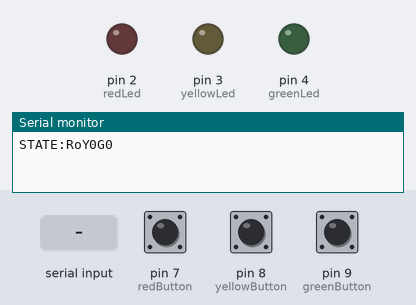
A sketch run on a simulated Arduino Uno, built with avr-gcc and run on an emulated ATmega328P. On the bench: output pins drawn as LEDs (lit = HIGH), the last lines printed to the serial monitor. The test bench sets the inputs (shaded band); at power-on: pin 7 (redButton) HIGH, pin 8 (yellowButton) HIGH, pin 9 (greenButton) HIGH.

Above: at 1.2 s.
1.3 s: pin 7 (redButton) pulled LOW for 0.15 s
At 2.0 s:
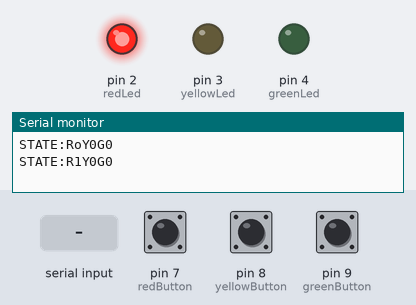
2.9 s: pin 8 (yellowButton) pulled LOW for 0.15 s
At 3.3 s:
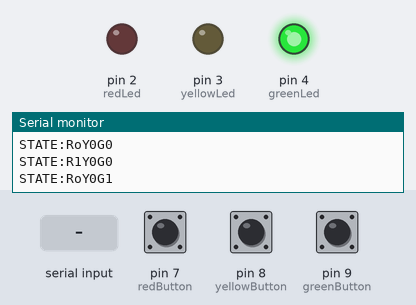
4.5 s: "Y" received over Serial
At 5.7 s:
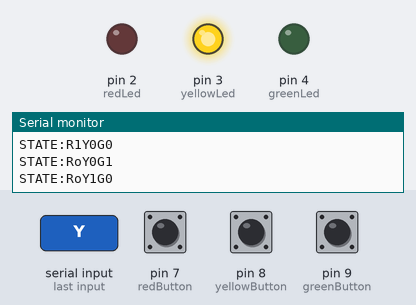
6.0 s: "R" received over Serial
At 6.9 s:
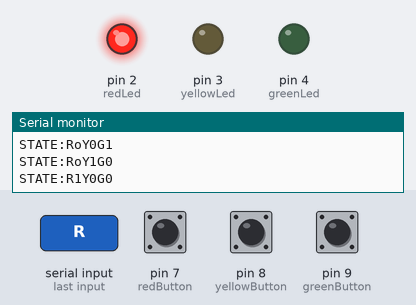
7.5 s: "G" received over Serial
At 8.0 s:
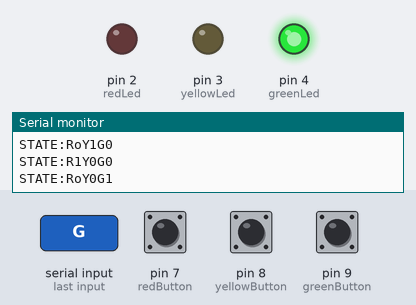
Timing chart, 0 to 10.0 s (numbered marks = the images above; inputs shaded):
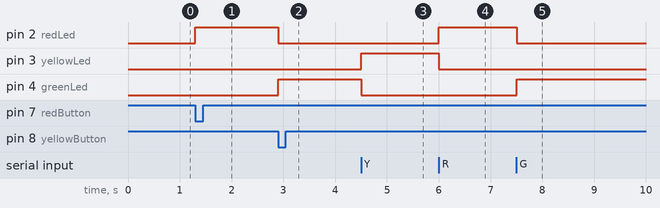

The sketch:

sketch_may12a.ino
```cpp
// Pin definations
const int redLed = 2;
const int yellowLed =3;
const int greenLed =4;
const int redButton = 7;
const int yellowButton = 8;
const int greenButton =9;

//LED states
bool redState = false;
bool yellowState = false;
bool greenState = false;

void setup() {
  pinMode(redLed, OUTPUT);
  pinMode(yellowLed, OUTPUT);
  pinMode(greenLed, OUTPUT);

  pinMode(redButton, INPUT_PULLUP);
  pinMode(yellowButton, INPUT_PULLUP);
  pinMode(greenButton, INPUT_PULLUP);

  Serial.begin(9600);
  sendStatus();
}

bool lastRedBtn =LOW;
bool lastYellowBtn =LOW;
bool lastGreenBtn =LOW;

void loop() {
  bool currRed = digitalRead(redButton);
  bool currYellow = digitalRead(yellowButton);
  bool currGreen = digitalRead(greenButton);

  if (lastRedBtn == HIGH && currRed == LOW){
    toggleLed('R');
    sendStatus();
  }
  if (lastYellowBtn == HIGH && currYellow == LOW){
    toggleLed('G');
    sendStatus();
  }

  lastRedBtn = currRed;
  lastYellowBtn = currYellow;
  lastGreenBtn = currGreen;

  //Apply LED States
  digitalWrite(redLed, redState ? HIGH : LOW);
  digitalWrite(yellowLed, yellowState ? HIGH : LOW);
  digitalWrite(greenLed, greenState ? HIGH : LOW);

  //Serial input
  if(Serial.available()){
    char cmd = Serial.read();
    toggleLed(cmd);
    sendStatus();
  }
}

void toggleLed(char cmd) {
  if (cmd == 'R') {
    redState = !redState;
    if(redState) { yellowState = false; greenState = false; }
  } else if(cmd =='Y') {
    yellowState = !yellowState;
    if (yellowState) { redState = false; greenState = false; }
  } else if (cmd == 'G') {
    greenState =! greenState;
    if (greenState) { redState =false; yellowState =false; }
  }
}

void sendStatus () {
  Serial.print("STATE:R");
  Serial.print(redState ? "1" : "o");
  Serial.print("Y");
  Serial.print(yellowState ? "1" : "0");
  Serial.print("G");
  Serial.println(greenState ? "1" : "0");
}
```

Measured:
- after the input at 1.3 s, pin 2 (redLed): LOW → HIGH at once
- after the input at 2.9 s, pin 2 (redLed): HIGH → LOW at once; pin 4 (greenLed): LOW → HIGH at once
- after the input at 4.5 s, pin 3 (yellowLed): LOW → HIGH at once; pin 4 (greenLed): HIGH → LOW at once
- after the input at 6.0 s, pin 2 (redLed): LOW → HIGH at once; pin 3 (yellowLed): HIGH → LOW at once
- after the input at 7.5 s, pin 2 (redLed): HIGH → LOW at once; pin 4 (greenLed): LOW → HIGH at once
